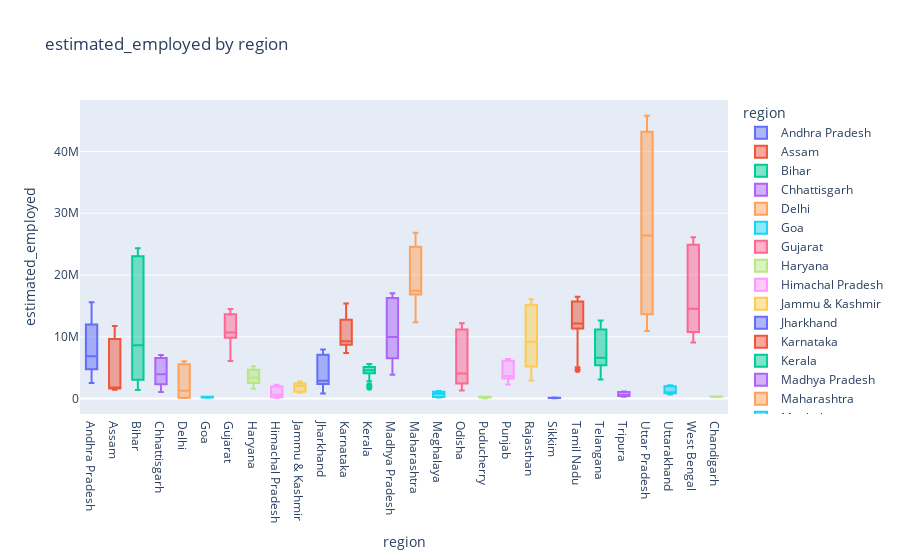

Write notebook code for a chart like this one.
### Code cell
fig = px.box(df, x='region',y='estimated_employed',color='region',title="estimated_employed by region")

fig.show()

### Figure 1 — Plotly figure (JSON) as saved in the notebook; plotly's stock layout.template omitted (floating-point values rounded to 4 significant figures)
{"data": [{"alignmentgroup": "True", "hovertemplate": "region=%{x}<br>estimated_employed=%{y}<extra></extra>", "legendgroup": "Andhra Pradesh", "marker": {"color": "#636efa"}, "name": "Andhra Pradesh", "notched": false, "offsetgroup": "Andhra Pradesh", "orientation": "v", "showlegend": true, "type": "box", "x": ["Andhra Pradesh", "Andhra Pradesh", "Andhra Pradesh", "Andhra Pradesh", "Andhra Pradesh", "Andhra Pradesh", "Andhra Pradesh", "Andhra Pradesh", "Andhra Pradesh", "Andhra Pradesh", "Andhra Pradesh", "Andhra Pradesh", "Andhra Pradesh", "Andhra Pradesh", "Andhra Pradesh", "Andhra Pradesh", "Andhra Pradesh", "Andhra Pradesh", "Andhra Pradesh", "Andhra Pradesh", "Andhra Pradesh", "Andhra Pradesh", "Andhra Pradesh", "Andhra Pradesh", "Andhra Pradesh", "Andhra Pradesh", "Andhra Pradesh", "Andhra Pradesh"], "x0": " ", "xaxis": "x", "y": [11999139, 11755881, 12086707, 12285693, 12256762, 12017412, 11397681, 12528395, 12016676, 11723617, 11359660, 8792827, 9526902, 15572975, 4788661, 4824630, 4657443, 4743179, 4733996, 4774377, 4668772, 4913963, 4618860, 4822035, 4521537, 2544084, 3428356, 4954389], "y0": " ", "yaxis": "y"}, {"alignmentgroup": "True", "hovertemplate": "region=%{x}<br>estimated_employed=%{y}<extra></extra>", "legendgroup": "Assam", "marker": {"color": "#EF553B"}, "name": "Assam", "notched": false, "offsetgroup": "Assam", "orientation": "v", "showlegend": true, "type": "box", "x": ["Assam", "Assam", "Assam", "Assam", "Assam", "Assam", "Assam", "Assam", "Assam", "Assam", "Assam", "Assam", "Assam", "Assam", "Assam", "Assam", "Assam", "Assam", "Assam", "Assam", "Assam", "Assam", "Assam", "Assam", "Assam", "Assam"], "x0": " ", "xaxis": "x", "y": [11749334, 8923222, 9911534, 9292039, 11468349, 8395906, 9625362, 11420996, 8462814, 9878742, 9926176, 7544937, 1671707, 1647342, 1739838, 1595582, 1576480, 1595176, 1708045, 1722303, 1630908, 1625454, 1664145, 1454956, 1441722, 1551007], "y0": " ", "yaxis": "y"}, {"alignmentgroup": "True", "hovertemplate": "region=%{x}<br>estimated_employed=%{y}<extra></extra>", "legendgroup": "Bihar", "marker": {"color": "#00cc96"}, "name": "Bihar", "notched": false, "offsetgroup": "Bihar", "orientation": "v", "showlegend": true, "type": "box", "x": ["Bihar", "Bihar", "Bihar", "Bihar", "Bihar", "Bihar", "Bihar", "Bihar", "Bihar", "Bihar", "Bihar", "Bihar", "Bihar", "Bihar", "Bihar", "Bihar", "Bihar", "Bihar", "Bihar", "Bihar", "Bihar", "Bihar", "Bihar", "Bihar", "Bihar", "Bihar", "Bihar", "Bihar"], "x0": " ", "xaxis": "x", "y": [24322330, 24097712, 23248875, 22260203, 23905700, 24053140, 22445989, 22914530, 23409006, 23168192, 22667882, 14645275, 14050319, 20622566, 3029344, 3248864, 3059744, 2994763, 2992082, 3173429, 3081077, 2977857, 2988665, 3113464, 3049637, 1400962, 2207026, 3124663], "y0": " ", "yaxis": "y"}, {"alignmentgroup": "True", "hovertemplate": "region=%{x}<br>estimated_employed=%{y}<extra></extra>", "legendgroup": "Chhattisgarh", "marker": {"color": "#ab63fa"}, "name": "Chhattisgarh", "notched": false, "offsetgroup": "Chhattisgarh", "orientation": "v", "showlegend": true, "type": "box", "x": ["Chhattisgarh", "Chhattisgarh", "Chhattisgarh", "Chhattisgarh", "Chhattisgarh", "Chhattisgarh", "Chhattisgarh", "Chhattisgarh", "Chhattisgarh", "Chhattisgarh", "Chhattisgarh", "Chhattisgarh", "Chhattisgarh", "Chhattisgarh", "Chhattisgarh", "Chhattisgarh", "Chhattisgarh", "Chhattisgarh", "Chhattisgarh", "Chhattisgarh", "Chhattisgarh", "Chhattisgarh", "Chhattisgarh", "Chhattisgarh", "Chhattisgarh", "Chhattisgarh", "Chhattisgarh", "Chhattisgarh"], "x0": " ", "xaxis": "x", "y": [6259019, 6608626, 6753622, 6607694, 6490776, 7043840, 6942931, 6569385, 6236201, 6847173, 6894808, 6534321, 5454091, 5781095, 2223129, 2192020, 2285436, 2392400, 2311507, 2297096, 2341284, 2415436, 2315972, 2347941, 2407509, 1066126, 1276291, 1602231], "y0": " ", "yaxis": "y"}, {"alignmentgroup": "True", "hovertemplate": "region=%{x}<br>estimated_employed=%{y}<extra></extra>", "legendgroup": "Delhi", "marker": {"color": "#FFA15A"}, "name": "Delhi", "notched": false, "offsetgroup": "Delhi", "orientation": "v", "showlegend": true, "type": "box", "x": ["Delhi", "Delhi", "Delhi", "Delhi", "Delhi", "Delhi", "Delhi", "Delhi", "Delhi", "Delhi", "Delhi", "Delhi", "Delhi", "Delhi", "Delhi", "Delhi", "Delhi", "Delhi", "Delhi", "Delhi", "Delhi", "Delhi", "Delhi", "Delhi", "Delhi", "Delhi", "Delhi", "Delhi"], "x0": " ", "xaxis": "x", "y": [169487, 149076, 166605, 135407, 166056, 149511, 178768, 145671, 157791, 147500, 152413, 115487, 129610, 112108, 5756475, 5550172, 5393091, 5552510, 5642253, 6030363, 5439600, 5718337, 5647493, 5708807, 5401392, 3003787, 2343783, 4306807], "y0": " ", "yaxis": "y"}, {"alignmentgroup": "True", "hovertemplate": "region=%{x}<br>estimated_employed=%{y}<extra></extra>", "legendgroup": "Goa", "marker": {"color": "#19d3f3"}, "name": "Goa", "notched": false, "offsetgroup": "Goa", "orientation": "v", "showlegend": true, "type": "box", "x": ["Goa", "Goa", "Goa", "Goa", "Goa", "Goa", "Goa", "Goa", "Goa", "Goa", "Goa", "Goa", "Goa", "Goa", "Goa", "Goa", "Goa", "Goa", "Goa", "Goa", "Goa", "Goa", "Goa", "Goa"], "x0": " ", "xaxis": "x", "y": [179340, 170471, 167437, 183603, 163215, 177440, 159489, 177155, 158936, 171672, 181657, 128538, 264855, 304015, 280367, 243277, 309643, 290264, 271612, 288154, 257814, 306396, 277093, 318957], "y0": " ", "yaxis": "y"}, {"alignmentgroup": "True", "hovertemplate": "region=%{x}<br>estimated_employed=%{y}<extra></extra>", "legendgroup": "Gujarat", "marker": {"color": "#FF6692"}, "name": "Gujarat", "notched": false, "offsetgroup": "Gujarat", "orientation": "v", "showlegend": true, "type": "box", "x": ["Gujarat", "Gujarat", "Gujarat", "Gujarat", "Gujarat", "Gujarat", "Gujarat", "Gujarat", "Gujarat", "Gujarat", "Gujarat", "Gujarat", "Gujarat", "Gujarat", "Gujarat", "Gujarat", "Gujarat", "Gujarat", "Gujarat", "Gujarat", "Gujarat", "Gujarat", "Gujarat", "Gujarat", "Gujarat", "Gujarat", "Gujarat", "Gujarat"], "x0": " ", "xaxis": "x", "y": [13954728, 13199281, 14327083, 13507342, 13280783, 13828512, 14487815, 13877825, 14301844, 13973042, 13483615, 8587594, 11121124, 13243922, 9686558, 10144965, 9828023, 10228154, 9609939, 10474217, 9896129, 10172812, 9824501, 10784753, 10083026, 6701284, 6072776, 10574711], "y0": " ", "yaxis": "y"}, {"alignmentgroup": "True", "hovertemplate": "region=%{x}<br>estimated_employed=%{y}<extra></extra>", "legendgroup": "Haryana", "marker": {"color": "#B6E880"}, "name": "Haryana", "notched": false, "offsetgroup": "Haryana", "orientation": "v", "showlegend": true, "type": "box", "x": ["Haryana", "Haryana", "Haryana", "Haryana", "Haryana", "Haryana", "Haryana", "Haryana", "Haryana", "Haryana", "Haryana", "Haryana", "Haryana", "Haryana", "Haryana", "Haryana", "Haryana", "Haryana", "Haryana", "Haryana", "Haryana", "Haryana", "Haryana", "Haryana", "Haryana", "Haryana", "Haryana", "Haryana"], "x0": " ", "xaxis": "x", "y": [5249186, 4745178, 4826560, 4558306, 5127956, 4798833, 4875763, 4603484, 5062293, 4570108, 4366148, 4041050, 3914193, 4357835, 2693596, 2845190, 2405973, 2523005, 2675862, 2821456, 2404239, 2548835, 2630938, 2752834, 2275407, 1606580, 2013083, 2304138], "y0": " ", "yaxis": "y"}, {"alignmentgroup": "True", "hovertemplate": "region=%{x}<br>estimated_employed=%{y}<extra></extra>", "legendgroup": "Himachal Pradesh", "marker": {"color": "#FF97FF"}, "name": "Himachal Pradesh", "notched": false, "offsetgroup": "Himachal Pradesh", "orientation": "v", "showlegend": true, "type": "box", "x": ["Himachal Pradesh", "Himachal Pradesh", "Himachal Pradesh", "Himachal Pradesh", "Himachal Pradesh", "Himachal Pradesh", "Himachal Pradesh", "Himachal Pradesh", "Himachal Pradesh", "Himachal Pradesh", "Himachal Pradesh", "Himachal Pradesh", "Himachal Pradesh", "Himachal Pradesh", "Himachal Pradesh", "Himachal Pradesh", "Himachal Pradesh", "Himachal Pradesh", "Himachal Pradesh", "Himachal Pradesh", "Himachal Pradesh", "Himachal Pradesh", "Himachal Pradesh", "Himachal Pradesh", "Himachal Pradesh", "Himachal Pradesh", "Himachal Pradesh", "Himachal Pradesh"], "x0": " ", "xaxis": "x", "y": [2045760, 1957081, 1916824, 1969248, 2039804, 1946957, 2024409, 1922821, 2041035, 1952464, 1800426, 984171, 1732050, 2230075, 245668, 237576, 235894, 236315, 247210, 232322, 233029, 241366, 246596, 227804, 221432, 146957, 134868, 224902], "y0": " ", "yaxis": "y"}, {"alignmentgroup": "True", "hovertemplate": "region=%{x}<br>estimated_employed=%{y}<extra></extra>", "legendgroup": "Jammu & Kashmir", "marker": {"color": "#FECB52"}, "name": "Jammu & Kashmir", "notched": false, "offsetgroup": "Jammu & Kashmir", "orientation": "v", "showlegend": true, "type": "box", "x": ["Jammu & Kashmir", "Jammu & Kashmir", "Jammu & Kashmir", "Jammu & Kashmir", "Jammu & Kashmir", "Jammu & Kashmir", "Jammu & Kashmir", "Jammu & Kashmir", "Jammu & Kashmir", "Jammu & Kashmir", "Jammu & Kashmir", "Jammu & Kashmir", "Jammu & Kashmir", "Jammu & Kashmir", "Jammu & Kashmir", "Jammu & Kashmir", "Jammu & Kashmir", "Jammu & Kashmir", "Jammu & Kashmir", "Jammu & Kashmir", "Jammu & Kashmir"], "x0": " ", "xaxis": "x", "y": [2495186, 2423742, 2549316, 2778624, 2477621, 2415724, 2373488, 2163397, 2361004, 2716966, 2049617, 1130139, 1139815, 1183770, 1029087, 1226793, 1209085, 1079537, 1060116, 998103, 937435], "y0": " ", "yaxis": "y"}, {"alignmentgroup": "True", "hovertemplate": "region=%{x}<br>estimated_employed=%{y}<extra></extra>", "legendgroup": "Jharkhand", "marker": {"color": "#636efa"}, "name": "Jharkhand", "notched": false, "offsetgroup": "Jharkhand", "orientation": "v", "showlegend": true, "type": "box", "x": ["Jharkhand", "Jharkhand", "Jharkhand", "Jharkhand", "Jharkhand", "Jharkhand", "Jharkhand", "Jharkhand", "Jharkhand", "Jharkhand", "Jharkhand", "Jharkhand", "Jharkhand", "Jharkhand", "Jharkhand", "Jharkhand", "Jharkhand", "Jharkhand", "Jharkhand", "Jharkhand", "Jharkhand", "Jharkhand", "Jharkhand", "Jharkhand", "Jharkhand", "Jharkhand", "Jharkhand", "Jharkhand"], "x0": " ", "xaxis": "x", "y": [7035766, 7319782, 6958404, 7015356, 7500122, 7761243, 7279628, 6873437, 7868736, 7932402, 7157454, 4280434, 3315038, 6375114, 2404033, 2326911, 2434579, 2335406, 2357627, 2460196, 2424281, 2290170, 2329293, 2493023, 2480661, 1054829, 830347, 2244460], "y0": " ", "yaxis": "y"}, {"alignmentgroup": "True", "hovertemplate": "region=%{x}<br>estimated_employed=%{y}<extra></extra>", "legendgroup": "Karnataka", "marker": {"color": "#EF553B"}, "name": "Karnataka", "notched": false, "offsetgroup": "Karnataka", "orientation": "v", "showlegend": true, "type": "box", "x": ["Karnataka", "Karnataka", "Karnataka", "Karnataka", "Karnataka", "Karnataka", "Karnataka", "Karnataka", "Karnataka", "Karnataka", "Karnataka", "Karnataka", "Karnataka", "Karnataka", "Karnataka", "Karnataka", "Karnataka", "Karnataka", "Karnataka", "Karnataka", "Karnataka", "Karnataka", "Karnataka", "Karnataka", "Karnataka", "Karnataka", "Karnataka", "Karnataka"], "x0": " ", "xaxis": "x", "y": [13911440, 12888490, 12169808, 12686470, 13741892, 12803527, 11537217, 12756132, 13938874, 12753657, 12853818, 9330400, 10626328, 15396213, 8638239, 8862498, 8738029, 8614340, 8647794, 8799249, 8613835, 8592376, 8749154, 8924061, 9225835, 7387995, 8669258, 8822411], "y0": " ", "yaxis": "y"}, {"alignmentgroup": "True", "hovertemplate": "region=%{x}<br>estimated_employed=%{y}<extra></extra>", "legendgroup": "Kerala", "marker": {"color": "#00cc96"}, "name": "Kerala", "notched": false, "offsetgroup": "Kerala", "orientation": "v", "showlegend": true, "type": "box", "x": ["Kerala", "Kerala", "Kerala", "Kerala", "Kerala", "Kerala", "Kerala", "Kerala", "Kerala", "Kerala", "Kerala", "Kerala", "Kerala", "Kerala", "Kerala", "Kerala", "Kerala", "Kerala", "Kerala", "Kerala", "Kerala", "Kerala", "Kerala", "Kerala", "Kerala", "Kerala", "Kerala", "Kerala"], "x0": " ", "xaxis": "x", "y": [5184355, 5605627, 4855393, 5233449, 5400499, 5328825, 4557906, 5065804, 5307026, 5203579, 4141953, 1754170, 3799919, 3952088, 4605913, 4678374, 4105211, 4448650, 4640642, 4644510, 4062767, 4440283, 4597507, 4624444, 4079775, 2179106, 2826118, 4601293], "y0": " ", "yaxis": "y"}, {"alignmentgroup": "True", "hovertemplate": "region=%{x}<br>estimated_employed=%{y}<extra></extra>", "legendgroup": "Madhya Pradesh", "marker": {"color": "#ab63fa"}, "name": "Madhya Pradesh", "notched": false, "offsetgroup": "Madhya Pradesh", "orientation": "v", "showlegend": true, "type": "box", "x": ["Madhya Pradesh", "Madhya Pradesh", "Madhya Pradesh", "Madhya Pradesh", "Madhya Pradesh", "Madhya Pradesh", "Madhya Pradesh", "Madhya Pradesh", "Madhya Pradesh", "Madhya Pradesh", "Madhya Pradesh", "Madhya Pradesh", "Madhya Pradesh", "Madhya Pradesh", "Madhya Pradesh", "Madhya Pradesh", "Madhya Pradesh", "Madhya Pradesh", "Madhya Pradesh", "Madhya Pradesh", "Madhya Pradesh", "Madhya Pradesh", "Madhya Pradesh", "Madhya Pradesh", "Madhya Pradesh", "Madhya Pradesh", "Madhya Pradesh", "Madhya Pradesh"], "x0": " ", "xaxis": "x", "y": [15349838, 16294794, 16274707, 16559137, 16159315, 17060638, 16306428, 16854647, 16183702, 16178044, 16480441, 14238959, 13099601, 16748971, 6692720, 6509340, 6266446, 6809834, 6655967, 6603715, 6459457, 6787403, 6834930, 6533435, 6386723, 4802873, 3879934, 6221562], "y0": " ", "yaxis": "y"}, {"alignmentgroup": "True", "hovertemplate": "region=%{x}<br>estimated_employed=%{y}<extra></extra>", "legendgroup": "Maharashtra", "marker": {"color": "#FFA15A"}, "name": "Maharashtra", "notched": false, "offsetgroup": "Maharashtra", "orientation": "v", "showlegend": true, "type": "box", "x": ["Maharashtra", "Maharashtra", "Maharashtra", "Maharashtra", "Maharashtra", "Maharashtra", "Maharashtra", "Maharashtra", "Maharashtra", "Maharashtra", "Maharashtra", "Maharashtra", "Maharashtra", "Maharashtra", "Maharashtra", "Maharashtra", "Maharashtra", "Maharashtra", "Maharashtra", "Maharashtra", "Maharashtra", "Maharashtra", "Maharashtra", "Maharashtra", "Maharashtra", "Maharashtra", "Maharashtra", "Maharashtra"], "x0": " ", "xaxis": "x", "y": [23896858, 23056511, 24843750, 26835389, 25219281, 24330249, 24881383, 26357625, 25881398, 25293535, 23130976, 15014802, 18423447, 23601016, 16962574, 17375053, 17215677, 16602767, 17396398, 17221991, 17486683, 16581144, 16715470, 17122782, 17065830, 12674451, 12365754, 16172690], "y0": " ", "yaxis": "y"}, {"alignmentgroup": "True", "hovertemplate": "region=%{x}<br>estimated_employed=%{y}<extra></extra>", "legendgroup": "Meghalaya", "marker": {"color": "#19d3f3"}, "name": "Meghalaya", "notched": false, "offsetgroup": "Meghalaya", "orientation": "v", "showlegend": true, "type": "box", "x": ["Meghalaya", "Meghalaya", "Meghalaya", "Meghalaya", "Meghalaya", "Meghalaya", "Meghalaya", "Meghalaya", "Meghalaya", "Meghalaya", "Meghalaya", "Meghalaya", "Meghalaya", "Meghalaya", "Meghalaya", "Meghalaya", "Meghalaya", "Meghalaya", "Meghalaya", "Meghalaya", "Meghalaya", "Meghalaya", "Meghalaya", "Meghalaya", "Meghalaya", "Meghalaya", "Meghalaya"], "x0": " ", "xaxis": "x", "y": [1119011, 1024797, 1158511, 1065725, 1162159, 1080609, 1205703, 1102997, 1229406, 1112864, 1192616, 803118, 992148, 1150200, 228978, 231252, 284015, 259433, 253887, 234375, 293431, 267417, 261687, 233965, 289735, 161939, 222916], "y0": " ", "yaxis": "y"}, {"alignmentgroup": "True", "hovertemplate": "region=%{x}<br>estimated_employed=%{y}<extra></extra>", "legendgroup": "Odisha", "marker": {"color": "#FF6692"}, "name": "Odisha", "notched": false, "offsetgroup": "Odisha", "orientation": "v", "showlegend": true, "type": "box", "x": ["Odisha", "Odisha", "Odisha", "Odisha", "Odisha", "Odisha", "Odisha", "Odisha", "Odisha", "Odisha", "Odisha", "Odisha", "Odisha", "Odisha", "Odisha", "Odisha", "Odisha", "Odisha", "Odisha", "Odisha", "Odisha", "Odisha", "Odisha", "Odisha", "Odisha", "Odisha", "Odisha", "Odisha"], "x0": " ", "xaxis": "x", "y": [11155753, 10965154, 12009883, 11727659, 11167715, 11621534, 12192623, 11345069, 11182128, 11842655, 9814156, 5562449, 9683719, 10187145, 2519582, 2356290, 2542237, 2456983, 2570663, 2456855, 2594469, 2369048, 2561320, 2438080, 2457952, 1303244, 1975481, 2221069], "y0": " ", "yaxis": "y"}, {"alignmentgroup": "True", "hovertemplate": "region=%{x}<br>estimated_employed=%{y}<extra></extra>", "legendgroup": "Puducherry", "marker": {"color": "#B6E880"}, "name": "Puducherry", "notched": false, "offsetgroup": "Puducherry", "orientation": "v", "showlegend": true, "type": "box", "x": ["Puducherry", "Puducherry", "Puducherry", "Puducherry", "Puducherry", "Puducherry", "Puducherry", "Puducherry", "Puducherry", "Puducherry", "Puducherry", "Puducherry", "Puducherry", "Puducherry", "Puducherry", "Puducherry", "Puducherry", "Puducherry", "Puducherry", "Puducherry", "Puducherry", "Puducherry", "Puducherry", "Puducherry", "Puducherry", "Puducherry"], "x0": " ", "xaxis": "x", "y": [172474, 184527, 139227, 183930, 175718, 180283, 142787, 180808, 176252, 183619, 142176, 49420, 283905, 304369, 281117, 312882, 286573, 312548, 275003, 313135, 281698, 310342, 278851, 68122, 64538, 234926], "y0": " ", "yaxis": "y"}, {"alignmentgroup": "True", "hovertemplate": "region=%{x}<br>estimated_employed=%{y}<extra></extra>", "legendgroup": "Punjab", "marker": {"color": "#FF97FF"}, "name": "Punjab", "notched": false, "offsetgroup": "Punjab", "orientation": "v", "showlegend": true, "type": "box", "x": ["Punjab", "Punjab", "Punjab", "Punjab", "Punjab", "Punjab", "Punjab", "Punjab", "Punjab", "Punjab", "Punjab", "Punjab", "Punjab", "Punjab", "Punjab", "Punjab", "Punjab", "Punjab", "Punjab", "Punjab", "Punjab", "Punjab", "Punjab", "Punjab", "Punjab", "Punjab", "Punjab", "Punjab"], "x0": " ", "xaxis": "x", "y": [6088547, 6025235, 6308129, 6183427, 6260971, 6021921, 6395022, 6164215, 6189471, 6009820, 6373692, 4721590, 3727366, 5364047, 3289918, 3307798, 3592442, 3499863, 3227178, 3070438, 3602243, 3575778, 3252622, 3219227, 3601793, 2298975, 2682658, 3047750], "y0": " ", "yaxis": "y"}, {"alignmentgroup": "True", "hovertemplate": "region=%{x}<br>estimated_employed=%{y}<extra></extra>", "legendgroup": "Rajasthan", "marker": {"color": "#FECB52"}, "name": "Rajasthan", "notched": false, "offsetgroup": "Rajasthan", "orientation": "v", "showlegend": true, "type": "box", "x": ["Rajasthan", "Rajasthan", "Rajasthan", "Rajasthan", "Rajasthan", "Rajasthan", "Rajasthan", "Rajasthan", "Rajasthan", "Rajasthan", "Rajasthan", "Rajasthan", "Rajasthan", "Rajasthan", "Rajasthan", "Rajasthan", "Rajasthan", "Rajasthan", "Rajasthan", "Rajasthan", "Rajasthan", "Rajasthan", "Rajasthan", "Rajasthan", "Rajasthan", "Rajasthan", "Rajasthan", "Rajasthan"], "x0": " ", "xaxis": "x", "y": [15226005, 14610564, 14859873, 15052051, 15419779, 15178544, 15278556, 15485307, 15484353, 15040572, 15059769, 13051219, 15586833, 16076978, 5108436, 5241174, 5372470, 5195170, 5176819, 5384335, 5306715, 5109481, 5157363, 5288343, 4964911, 2932923, 4225486, 5275784], "y0": " ", "yaxis": "y"}, {"alignmentgroup": "True", "hovertemplate": "region=%{x}<br>estimated_employed=%{y}<extra></extra>", "legendgroup": "Sikkim", "marker": {"color": "#636efa"}, "name": "Sikkim", "notched": false, "offsetgroup": "Sikkim", "orientation": "v", "showlegend": true, "type": "box", "x": ["Sikkim", "Sikkim", "Sikkim", "Sikkim", "Sikkim", "Sikkim", "Sikkim", "Sikkim", "Sikkim", "Sikkim", "Sikkim", "Sikkim", "Sikkim", "Sikkim", "Sikkim", "Sikkim", "Sikkim"], "x0": " ", "xaxis": "x", "y": [146688, 162426, 161647, 133399, 141313, 89587, 89702, 108334, 90850, 89450, 87974, 107751, 88035, 86186, 81905, 75456, 76269], "y0": " ", "yaxis": "y"}, {"alignmentgroup": "True", "hovertemplate": "region=%{x}<br>estimated_employed=%{y}<extra></extra>", "legendgroup": "Tamil Nadu", "marker": {"color": "#EF553B"}, "name": "Tamil Nadu", "notched": false, "offsetgroup": "Tamil Nadu", "orientation": "v", "showlegend": true, "type": "box", "x": ["Tamil Nadu", "Tamil Nadu", "Tamil Nadu", "Tamil Nadu", "Tamil Nadu", "Tamil Nadu", "Tamil Nadu", "Tamil Nadu", "Tamil Nadu", "Tamil Nadu", "Tamil Nadu", "Tamil Nadu", "Tamil Nadu", "Tamil Nadu", "Tamil Nadu", "Tamil Nadu", "Tamil Nadu", "Tamil Nadu", "Tamil Nadu", "Tamil Nadu", "Tamil Nadu", "Tamil Nadu", "Tamil Nadu", "Tamil Nadu", "Tamil Nadu", "Tamil Nadu", "Tamil Nadu", "Tamil Nadu"], "x0": " ", "xaxis": "x", "y": [15844698, 16375303, 16455928, 16463931, 14595441, 15595647, 16223430, 15356938, 14954646, 15828488, 15848590, 5086200, 5768342, 10169115, 11798080, 12318745, 12054414, 11933093, 11902824, 12223948, 11729952, 12260389, 11926995, 11742101, 10982178, 4632967, 5733921, 7741005], "y0": " ", "yaxis": "y"}, {"alignmentgroup": "True", "hovertemplate": "region=%{x}<br>estimated_employed=%{y}<extra></extra>", "legendgroup": "Telangana", "marker": {"color": "#00cc96"}, "name": "Telangana", "notched": false, "offsetgroup": "Telangana", "orientation": "v", "showlegend": true, "type": "box", "x": ["Telangana", "Telangana", "Telangana", "Telangana", "Telangana", "Telangana", "Telangana", "Telangana", "Telangana", "Telangana", "Telangana", "Telangana", "Telangana", "Telangana", "Telangana", "Telangana", "Telangana", "Telangana", "Telangana", "Telangana", "Telangana", "Telangana", "Telangana", "Telangana", "Telangana", "Telangana", "Telangana", "Telangana"], "x0": " ", "xaxis": "x", "y": [11053353, 10728822, 11538688, 10743959, 12636415, 11375354, 11265828, 11068056, 12065915, 11304474, 12028377, 8793799, 7508747, 8891181, 5560649, 5683349, 5432503, 5544693, 5668785, 5318341, 5338119, 5317782, 5543380, 5521496, 5313236, 3378431, 3108830, 4577995], "y0": " ", "yaxis": "y"}, {"alignmentgroup": "True", "hovertemplate": "region=%{x}<br>estimated_employed=%{y}<extra></extra>", "legendgroup": "Tripura", "marker": {"color": "#ab63fa"}, "name": "Tripura", "notched": false, "offsetgroup": "Tripura", "orientation": "v", "showlegend": true, "type": "box", "x": ["Tripura", "Tripura", "Tripura", "Tripura", "Tripura", "Tripura", "Tripura", "Tripura", "Tripura", "Tripura", "Tripura", "Tripura", "Tripura", "Tripura", "Tripura", "Tripura", "Tripura", "Tripura", "Tripura", "Tripura", "Tripura", "Tripura", "Tripura", "Tripura", "Tripura", "Tripura", "Tripura", "Tripura"], "x0": " ", "xaxis": "x", "y": [1019549, 1107013, 1052597, 975501, 1034408, 1113764, 1084633, 1046878, 1057975, 1169347, 1060946, 675083, 911789, 1106978, 423127, 408738, 410583, 368977, 418043, 414808, 427700, 399427, 450155, 415339, 450271, 296431, 384999, 391015], "y0": " ", "yaxis": "y"}, {"alignmentgroup": "True", "hovertemplate": "region=%{x}<br>estimated_employed=%{y}<extra></extra>", "legendgroup": "Uttar Pradesh", "marker": {"color": "#FFA15A"}, "name": "Uttar Pradesh", "notched": false, "offsetgroup": "Uttar Pradesh", "orientation": "v", "showlegend": true, "type": "box", "x": ["Uttar Pradesh", "Uttar Pradesh", "Uttar Pradesh", "Uttar Pradesh", "Uttar Pradesh", "Uttar Pradesh", "Uttar Pradesh", "Uttar Pradesh", "Uttar Pradesh", "Uttar Pradesh", "Uttar Pradesh", "Uttar Pradesh", "Uttar Pradesh", "Uttar Pradesh", "Uttar Pradesh", "Uttar Pradesh", "Uttar Pradesh", "Uttar Pradesh", "Uttar Pradesh", "Uttar Pradesh", "Uttar Pradesh", "Uttar Pradesh", "Uttar Pradesh", "Uttar Pradesh", "Uttar Pradesh", "Uttar Pradesh", "Uttar Pradesh", "Uttar Pradesh"], "x0": " ", "xaxis": "x", "y": [43287808, 42276572, 42697000, 43298746, 44198762, 42833265, 43261530, 44640087, 45777509, 44257432, 43086706, 39970677, 38640999, 41908909, 13391244, 13624452, 13862431, 13580241, 13522970, 13938303, 14128888, 13857200, 13656250, 13803099, 13889632, 10944379, 11111486, 13208724], "y0": " ", "yaxis": "y"}, {"alignmentgroup": "True", "hovertemplate": "region=%{x}<br>estimated_employed=%{y}<extra></extra>", "legendgroup": "Uttarakhand", "marker": {"color": "#19d3f3"}, "name": "Uttarakhand", "notched": false, "offsetgroup": "Uttarakhand", "orientation": "v", "showlegend": true, "type": "box", "x": ["Uttarakhand", "Uttarakhand", "Uttarakhand", "Uttarakhand", "Uttarakhand", "Uttarakhand", "Uttarakhand", "Uttarakhand", "Uttarakhand", "Uttarakhand", "Uttarakhand", "Uttarakhand", "Uttarakhand", "Uttarakhand", "Uttarakhand", "Uttarakhand", "Uttarakhand", "Uttarakhand", "Uttarakhand", "Uttarakhand", "Uttarakhand", "Uttarakhand", "Uttarakhand", "Uttarakhand", "Uttarakhand", "Uttarakhand", "Uttarakhand"], "x0": " ", "xaxis": "x", "y": [2108044, 2021553, 2000524, 1911380, 2157845, 2027662, 2007113, 1947566, 1986386, 2057523, 1972074, 1915482, 1675441, 676797, 906889, 859900, 823967, 711150, 925174, 904903, 844779, 725253, 963408, 889245, 748041, 778590, 989470], "y0": " ", "yaxis": "y"}, {"alignmentgroup": "True", "hovertemplate": "region=%{x}<br>estimated_employed=%{y}<extra></extra>", "legendgroup": "West Bengal", "marker": {"color": "#FF6692"}, "name": "West Bengal", "notched": false, "offsetgroup": "West Bengal", "orientation": "v", "showlegend": true, "type": "box", "x": ["West Bengal", "West Bengal", "West Bengal", "West Bengal", "West Bengal", "West Bengal", "West Bengal", "West Bengal", "West Bengal", "West Bengal", "West Bengal", "West Bengal", "West Bengal", "West Bengal", "West Bengal", "West Bengal", "West Bengal", "West Bengal", "West Bengal", "West Bengal", "West Bengal", "West Bengal", "West Bengal", "West Bengal", "West Bengal", "West Bengal", "West Bengal", "West Bengal"], "x0": " ", "xaxis": "x", "y": [23452875, 25543465, 24857807, 24924827, 25610773, 24353018, 25630359, 24906239, 24612171, 26093009, 25097812, 17639370, 19115772, 21225887, 11306177, 10611498, 10779829, 11456493, 11158649, 10563686, 10768462, 11335696, 11208617, 10871168, 10806105, 9299466, 9240903, 9088931], "y0": " ", "yaxis": "y"}, {"alignmentgroup": "True", "hovertemplate": "region=%{x}<br>estimated_employed=%{y}<extra></extra>", "legendgroup": "Chandigarh", "marker": {"color": "#B6E880"}, "name": "Chandigarh", "notched": false, "offsetgroup": "Chandigarh", "orientation": "v", "showlegend": true, "type": "box", "x": ["Chandigarh", "Chandigarh", "Chandigarh", "Chandigarh", "Chandigarh", "Chandigarh", "Chandigarh", "Chandigarh", "Chandigarh", "Chandigarh", "Chandigarh", "Chandigarh"], "x0": " ", "xaxis": "x", "y": [348042, 337145, 294379, 328282, 327239, 330856, 289593, 311146, 332062, 316887, 279839, 306505], "y0": " ", "yaxis": "y"}], "layout": {"boxmode": "overlay", "legend": {"title": {"text": "region"}, "tracegroupgap": 0}, "title": {"text": "estimated_employed by region"}, "xaxis": {"anchor": "y", "categoryarray": ["Andhra Pradesh", "Assam", "Bihar", "Chhattisgarh", "Delhi", "Goa", "Gujarat", "Haryana", "Himachal Pradesh", "Jammu & Kashmir", "Jharkhand", "Karnataka", "Kerala", "Madhya Pradesh", "Maharashtra", "Meghalaya", "Odisha", "Puducherry", "Punjab", "Rajasthan", "Sikkim", "Tamil Nadu", "Telangana", "Tripura", "Uttar Pradesh", "Uttarakhand", "West Bengal", "Chandigarh"], "categoryorder": "array", "domain": [0, 1], "title": {"text": "region"}}, "yaxis": {"anchor": "x", "domain": [0, 1], "title": {"text": "estimated_employed"}}}}
